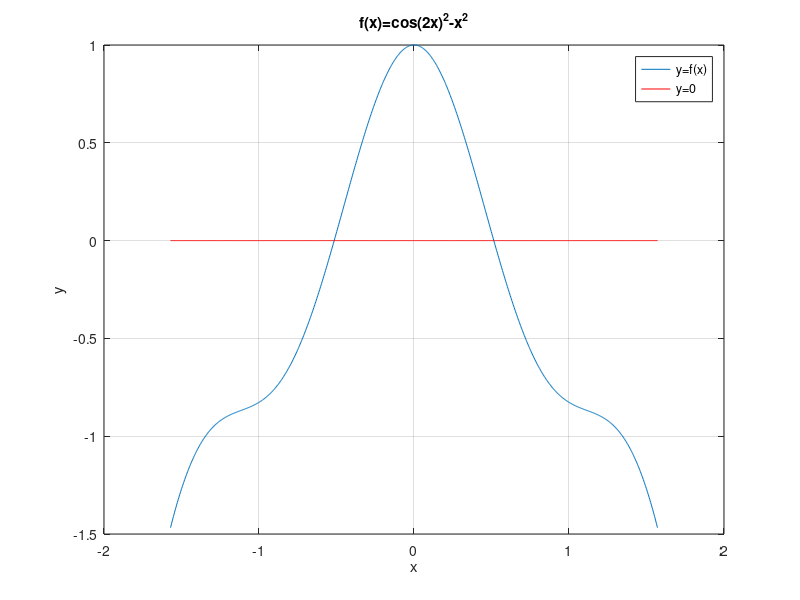

The MATLAB script that drew this image:

%%%%%%%%%%%%%%%%%%%%%%%%%%%%%%%%%%%%%%%%%%%%%%%%%%%%%%%%%%%%%%%%%%%%%%%%%%%%%%%%%%
%            %%%%%%%%%%%%%%%%%%%%%%%%%%%%%%%%%%%%%%%%%%%%%%%%%%%%%%%%%%          
%            
%                            SOLUTION 3rd Homework Assignment              
%                            
%                                        in 
%
%                      Numerical Methods for  Scientific Computing
%
%
%
%            %%%%%%%%%%%%%%%%%%%%%%%%%%%%%%%%%%%%%%%%%%%%%%%%%%%%%%%%%%
%%%%%%%%%%%%%%%%%%%%%%%%%%%%%%%%%%%%%%%%%%%%%%%%%%%%%%%%%%%%%%%%%%%%%%%%%%%%%%%%%%

%% Exercise 3a

clear all
close all
clc

a=-pi/2;
b=pi/2;
f= @(x) cos(2*x).^2-x.^2;
x=linspace(a,b,1000);



% Plot
figure(1);
plot(x,f(x),x,zeros(size(x)),'r')
title('f(x)=cos(2x)^2-x^2')
xlabel('x')
ylabel('y')
legend('y=f(x)','y=0','Location', 'NorthEast')
grid on

